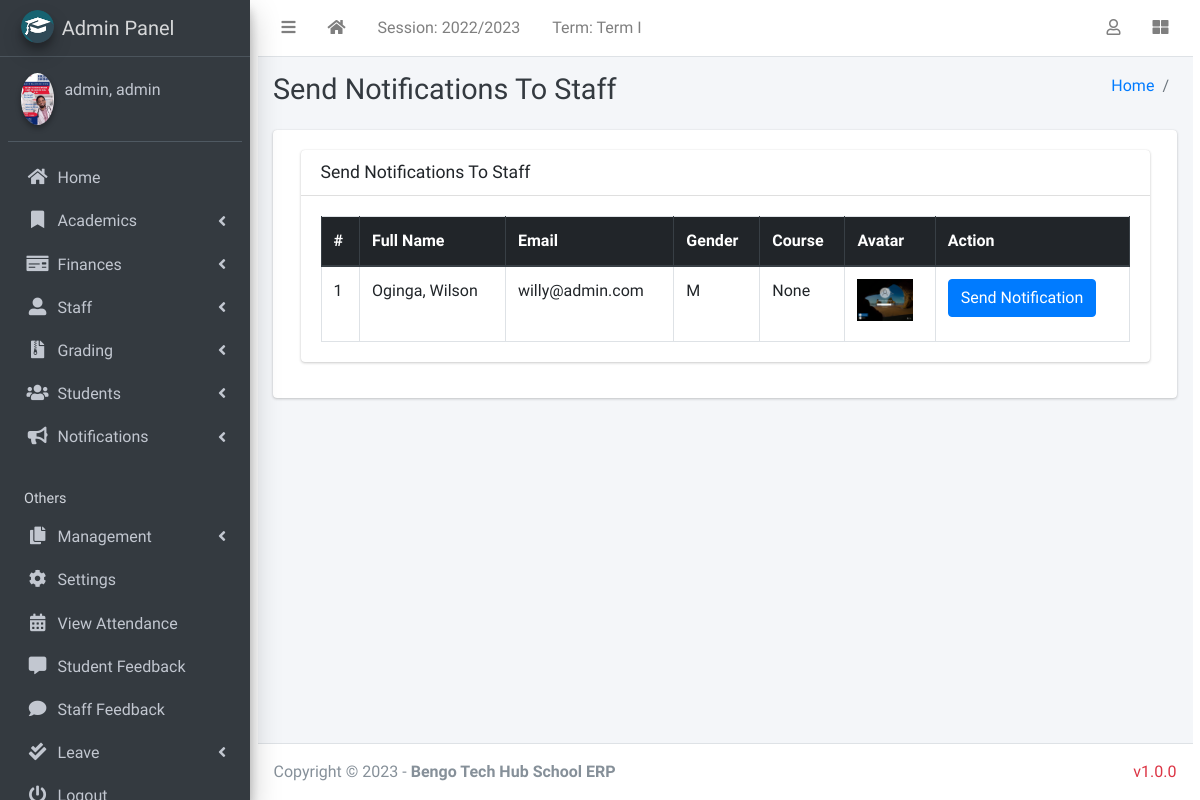
The page /manage/admin_notify_staff (signed in) on the database its author committed.
### academics/models.py (models this page shows, shortened)
class AcademicSession(models.Model):
    name = models.CharField(max_length=200, unique=True)
    current = models.BooleanField(default=True)
    class Meta:
        ordering = ["-name"]

class AcademicTerm(models.Model):
    name = models.CharField(max_length=20, unique=True)
    current = models.BooleanField(default=True)
    class Meta:
        ordering = ["name"]

### authman/models.py (models this page shows, shortened)
class CustomUser(AbstractUser):
    USER_TYPE = ((1, "HOD"), (2, "Staff"), (3, "Student"))
    GENDER = [("M", "Male"), ("F", "Female"), ("O", "Other")]
    username = models.CharField(max_length=150, unique=True,blank=True,null=True)
    email = models.EmailField(unique=True)
    user_type = models.CharField(default=1, choices=USER_TYPE, max_length=1)
    gender = models.CharField(max_length=1, choices=GENDER)
    profile_pic = models.ImageField()
    other_name = models.CharField(max_length=200, blank=True)
    address = models.TextField()
    fcm_token = models.TextField(default="")  # For firebase notifications
    created_at = models.DateTimeField(auto_now_add=True)
    updated_at = models.DateTimeField(auto_now=True)
    USERNAME_FIELD = "email"
    REQUIRED_FIELDS = []
    objects = CustomUserManager()
    def __str__(self):
        return self.last_name + ", " + self.first_name

class Staff(models.Model):
    STATUS = [("active", "Active"), ("inactive", "Inactive")]
    current_status = models.CharField(
        max_length=10, choices=STATUS, default="active")
    admin = models.OneToOneField(CustomUser, on_delete=models.CASCADE)
    course = models.ManyToManyField("Course",blank=True, null=True)
    date_of_birth = models.DateField(default=timezone.now)
    date_of_admission = models.DateField(default=timezone.now)
    mobile_num_regex = RegexValidator(
        regex=r"^(?:\+254|0)[17]\d{8}$", message="Entered mobile number isn't in a right format!"
    )
    mobile_number = models.CharField(
        validators=[mobile_num_regex], max_length=13, blank=True
    )
    address = models.TextField(blank=True)
    others = models.TextField(blank=True)

### management/hod_views.py (the view)
# urls.py: path("admin_notify_staff", hod_views.admin_notify_staff,
def admin_notify_staff(request):
    staff = CustomUser.objects.filter(user_type=2)
    context = {
        'page_title': "Send Notifications To Staff",
        'allStaff': staff
    }
    return render(request, "hod_template/staff_notification.html", context)

### templates/hod_template/staff_notification.html (shortened to what this page needs)
{% extends 'management/base.html' %}
{% load static %}
{% block page_title %}{{page_title}}{% endblock page_title %}
{% block content %}
<section class="content">
    <div class="container-fluid">
        <div class="row">
            <div class="col-md-12">
                <div class="card">
                    <div class="card-header">
                        <h3 class="card-title">{{page_title}}</h3>
                    </div>
                    <div class="card-body">
                        <table id="example2" class="table table-bordered table-hover">
                            <thead class="thead-dark">
                                <tr>
                                    <th>#</th>
                                    <th>Full Name</th>
                                    <th>Email</th>
                                    <th>Gender</th>
                                    <th>Course</th>
                                    <th>Avatar</th>
                                    <th>Action</th>
                                </tr>
                            </thead>
                            <tbody>
                                {% for staff in allStaff %}
                                <tr>
                                    <td>{{ forloop.counter }}</td>
                                    <td>{{staff.last_name}}, {{staff.first_name}}</td>
                                    <td>{{staff.email}}</td>
                                    <td>{{staff.gender}}</td>
                                    <td>{{staff.staff.course.name}}</td>
                                    <td>
                                        {% if staff.profile_pic == ""  %}
                                        No Image
                                        {% else %}
                                        <img class="img img-fluid mb-2" height="56" width="56"
                                            src="{{staff.profile_pic}}" alt="">
                                        {% endif %}
                                    </td>
                                    <td><button data-toggle = "modal" data-target = "#myModal"class="btn btn-primary show_notification" value="{{staff.id}}">Send Notification</button>
                                    </td>
                                </tr>
                                {% endfor %}
                            </tbody>
                        </table>
                    </div>
                </div>
            </div>
        </div>
    </div>
</section>
{% endblock content %}

### templates/management/base.html (shortened to what this page needs)
{% load static %}
<!DOCTYPE html>
<html>
  <head>
   <link rel="stylesheet" href="{% static 'mystyles/style.css' %}">
  <link rel="stylesheet" href="{% static 'plugins/fontawesome-free/css/all.min.css' %}">
  <link rel="stylesheet" href="{% static 'plugins/toastr/toastr.min.css' %}">
  <link rel="stylesheet"
    href="{% static 'plugins/overlayScrollbars/css/OverlayScrollbars.min.css' %}">
  <link rel="stylesheet" href="{% static 'plugins/Datatables/datatables.min.css' %}" />
  <link rel="stylesheet" href="{% static 'dist/css/adminlte.min.css' %}">
    <link rel="stylesheet" href="https://maxcdn.bootstrapcdn.com/bootstrap/4.5.2/css/bootstrap.min.css">
    <link
      rel="stylesheet"
      href="{% static 'plugins/fontawesome-free/css/all.min.css'%} "
    />
    <link
      rel="stylesheet"
      href="https://code.ionicframework.com/ionicons/2.0.1/css/ionicons.min.css"
    />
    <link
      rel="stylesheet"
      href="{% static 'plugins/tempusdominus-bootstrap-4/css/tempusdominus-bootstrap-4.min.css'%} "
    />
    <link
      rel="stylesheet"
      href="{% static 'plugins/icheck-bootstrap/icheck-bootstrap.min.css'%} "
    />
    <link rel="stylesheet" href="{% static 'dist/css/adminlte.min.css'%} " />
    <link
      rel="stylesheet"
      href="{% static 'plugins/overlayScrollbars/css/OverlayScrollbars.min.css'%} "
    />
    <link
      rel="stylesheet"
      href="{% static 'plugins/daterangepicker/daterangepicker.css'%} "
    />
  </head>
  <body class="hold-transition sidebar-mini layout-fixed">
    <div class="wrapper container-fluid">
    <nav class="main-header navbar navbar-expand navbar-white navbar-light">
      <ul class="navbar-nav">
        <li class="nav-item">
          <a class="nav-link" data-widget="pushmenu" href="#" role="button"><i
              class="fas fa-bars"></i></a>
        </li>
        <li class="nav-item d-none d-sm-inline-block">
          <a href="/" class="nav-link"><i class="fa fa-home"></i></a>
        </li>
        <li class="nav-item d-none d-sm-inline-block">
          <a href="{% url 'current-session' %}" class="nav-link">Session: {{ current_session }}</a>
        </li>
        <li class="nav-item d-none d-sm-inline-block">
          <a href="{% url 'current-session' %}" class="nav-link">Term: {{ current_term }}</a>
        </li>
      </ul>
      <ul class="navbar-nav ml-auto">
        <li class="nav-item dropdown">
          <a class="nav-link" data-toggle="dropdown" href="#">
            <i class="far fa-user"></i>
          </a>
        </li>
        <li class="nav-item">
          <a class="nav-link" data-widget="control-sidebar" data-slide="true"
            href="#" role="button"><i class="fas fa-th-large"></i></a>
        </li>
      </ul>
    </nav>
      {% include "management/sidebar_template.html" with user=user %}
      <div class="content-wrapper">
        <div class="content-header">
          <div class="container-fluid">
            <div class="row mb-2">
              <div class="col-sm-6">
                <h1 class="m-0 text-dark">
                  {% block page_title %}{% endblock page_title %}
                </h1>
              </div>
              <div class="col-sm-6">
              <ol class="breadcrumb float-sm-right">
                <li class="breadcrumb-item"><a href="/">Home</a></li>
                <li class="breadcrumb-item">{% block breadcrumb %}{% endblock breadcrumb %}</li>
              </ol>
            </div>
            </div>
          </div>
        </div>
      <section class="content">
        <div class="container-fluid">
          <div class="row">
            <div class="col-md-12">
              {% block fullcard %}
              <div class="card">
                <div class="card-body">
                  <div class="row">
                    <div class="col">
                      {% block content %}
                      {% endblock content %}
                    </div>
                  </div>
                </div>
              </div>
              {% endblock fullcard %}
            </div>
          </div>
        </div>
      </section>
      </div>
      {% include "management/footer.html" %}
    </div>
  </body>
</html>

### templates/management/sidebar_template.html (shortened to what this page needs)
{% load static %}
<aside class="main-sidebar sidebar-dark-info elevation-4">
    {% if request.user.user_type == '1' %}
    <a href="{% url 'admin_home' %}" class="brand-link">
        <img src="{% static 'dist/img/cmsl.png' %} " alt="AdminLTE Logo"
            class="brand-image img-circle elevation-3" >
        <span class="brand-text font-weight-light">Admin Panel</span>
    </a>
    <div class="sidebar">
        <div class="user-panel mt-3 pb-3 mb-3 d-flex">
            <div class="image">
                <img src="{{ request.user.profile_pic}}" class="img-circle elevation-2" alt="User Image">
            </div>
            <div class="info">
                <a href="#" class="d-block">{{user}}</a>
            </div>
        </div>
        <nav class="mt-2">
            <ul class="nav nav-pills nav-sidebar flex-column" data-widget="treeview" role="menu" data-accordion="false">
                <li class="nav-item">
                    {% url 'admin_home' as admin_home %}
                    <a href="{{admin_home}}" class="nav-link {% if admin_home == request.path %} active {% endif %}">
                        <i class="nav-icon fas fa-home"></i>
                        <p>
                            Home
                        </p>
                    </a>
                </li>
                <li class="nav-item has-treeview">
                    <a href="#" class="nav-link">
                        <i class="nav-icon fas fa-bookmark"></i>
                        <p>
                            Academics
                            <i class="fas fa-angle-left right"></i>
                        </p>
                    </a>
                </li>
                <li class="nav-item has-treeview">
                    <a href="#" class="nav-link">
                        <i class="nav-icon fas fa-money-check"></i>
                        <p>
                            Finances
                            <i class="fas fa-angle-left right"></i>
                        </p>
                    </a>
                </li>
                <li class="nav-item has-treeview">
                    <a href="#" class="nav-link">
                        <i class="nav-icon fas fa-user-alt"></i>
                        <p>
                            Staff
                            <i class="fas fa-angle-left right"></i>
                        </p>
                    </a>
                </li>
                 <li class="nav-item has-treeview">
              <a href="#" class="nav-link">
                <i class="nav-icon fas fa-file-archive"></i>
                <p>
                  Grading
                  <i class="fas fa-angle-left right"></i>
                </p>
              </a>
            </li>
                <li class="nav-item has-treeview">
                    <a href="#" class="nav-link">
                        <i class="nav-icon fas fa-users"></i>
                        <p>
                            Students
                            <i class="fas fa-angle-left right"></i>
                        </p>
                    </a>
                </li>
                 <li class="nav-item has-treeview">
                    <a href="#" class="nav-link">
                        <i class="nav-icon fas fa-bullhorn"></i>
                        <p>
                            Notifications
                            <i class="fas fa-angle-left right"></i>
                        </p>
                    </a>
                </li>
                <li class="nav-header">Others</li>
            <li class="nav-item has-treeview">
              <a href="#" class="nav-link">
                <i class="nav-icon fas fa-copy"></i>
                <p>
                  Management
                  <i class="fas fa-angle-left right"></i>
                </p>
              </a>
            </li>
            <li class="nav-item">
              <a href="{% url 'configs' %}" class="nav-link">
                <i class="nav-icon fas fa-cog"></i>
                <p>
                  Settings
                </p>
              </a>
              </li>
                <li class="nav-item">
                    {% url 'admin_view_attendance' as admin_view_attendance %}
                <li class="nav-item">
                    <a href="{{admin_view_attendance}}"
                        class="nav-link  {% if admin_view_attendance == request.path %} active {% endif %}">
                        <i class="nav-icon fas fa-calendar-alt"></i>
                        <p>
                            View Attendance
                        </p>
                    </a>
                </li>
                <li class="nav-item">
                    {% url 'student_feedback_message' as student_feedback_message %}
                    <a href="{{ student_feedback_message }}"
                        class="nav-link  {% if student_feedback_message == request.path %} active {% endif %}">
                        <i class="nav-icon fas fa-comment-alt"></i>
                        <p>
                            Student Feedback
                        </p>
                    </a>
                </li>
                <li class="nav-item">
                    {% url 'staff_feedback_message' as staff_feedback_message %}
                    <a href="{{staff_feedback_message}}"
                        class="nav-link   {% if staff_feedback_message == request.path %} active {% endif %}">
                        <i class="nav-icon fas fa-comment"></i>
                        <p>
                            Staff Feedback
                        </p>
                    </a>
                </li>
                 <li class="nav-item has-treeview">
                    <a href="#" class="nav-link">
                        <i class="nav-icon fas fa-check-double"></i>
                        <p>
                            Leave
                            <i class="fas fa-angle-left right"></i>
                        </p>
                    </a>
                </li>
                                        {% endif %}
                                        <li class="nav-item">
                                            <a href="{% url 'user_logout' %}"
                                                onclick="return confirm('Your session would be terminated.\n\nProceed?')"
                                                class="nav-link">
                                                <i class="nav-icon fas fa-power-off"></i>
                                                <p>
                                                </p>
                                            </a>
                                        </li>
                                    </ul>
                                </nav>
                            </div>
</aside>

### rows shown on the page
AcademicSession: name "2022/2023"
AcademicTerm: name "Term I"
CustomUser: user.profile_pic (picture), last_name+first_name "admin, admin"
CustomUser: last_name "Oginga", first_name "Wilson", email "willy@admin.com", gender "M", staff.course.name "None", profile_pic (picture)

### other values the page prints
{{ page_title }} "Send Notifications To Staff"
{{ shool_name | default:"Bengo Tech Hub School ERP" }} "Bengo Tech Hub School ERP"
{{ version| default:"v1.0.0" }} "v1.0.0"
